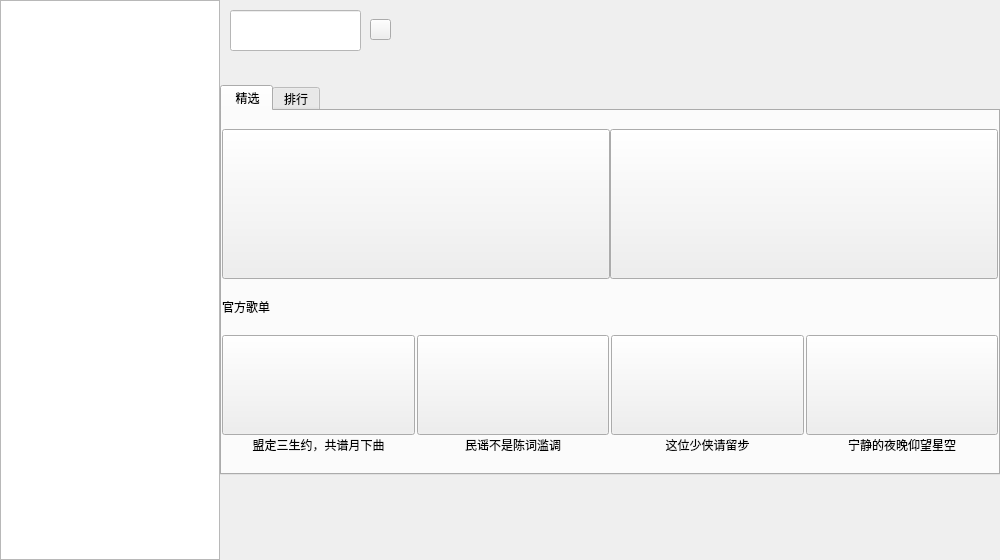
<?xml version="1.0" encoding="UTF-8"?>
<ui version="4.0">
 <class>Widget</class>
 <widget class="QWidget" name="Widget">
  <property name="geometry">
   <rect>
    <x>0</x>
    <y>0</y>
    <width>1000</width>
    <height>560</height>
   </rect>
  </property>
  <property name="minimumSize">
   <size>
    <width>1000</width>
    <height>560</height>
   </size>
  </property>
  <property name="windowTitle">
   <string>Widget</string>
  </property>
  <layout class="QHBoxLayout" name="horizontalLayout_4">
   <property name="spacing">
    <number>0</number>
   </property>
   <property name="leftMargin">
    <number>0</number>
   </property>
   <property name="topMargin">
    <number>0</number>
   </property>
   <property name="rightMargin">
    <number>0</number>
   </property>
   <property name="bottomMargin">
    <number>0</number>
   </property>
   <item>
    <layout class="QHBoxLayout" name="horizontalLayout_3">
     <property name="spacing">
      <number>0</number>
     </property>
     <item>
      <widget class="QListWidget" name="func_listWidget">
       <property name="minimumSize">
        <size>
         <width>220</width>
         <height>560</height>
        </size>
       </property>
       <property name="maximumSize">
        <size>
         <width>220</width>
         <height>8888</height>
        </size>
       </property>
       <property name="mouseTracking">
        <bool>true</bool>
       </property>
      </widget>
     </item>
     <item>
      <layout class="QVBoxLayout" name="verticalLayout_2">
       <property name="spacing">
        <number>0</number>
       </property>
       <item>
        <widget class="QWidget" name="search_widget" native="true">
         <property name="minimumSize">
          <size>
           <width>780</width>
           <height>85</height>
          </size>
         </property>
         <property name="maximumSize">
          <size>
           <width>16777215</width>
           <height>85</height>
          </size>
         </property>
         <property name="styleSheet">
          <string notr="true"/>
         </property>
         <widget class="QLineEdit" name="search_edit">
          <property name="geometry">
           <rect>
            <x>10</x>
            <y>10</y>
            <width>131</width>
            <height>41</height>
           </rect>
          </property>
          <property name="styleSheet">
           <string notr="true">background-color: rgb(255, 255, 255);</string>
          </property>
         </widget>
         <widget class="QPushButton" name="search_btn">
          <property name="geometry">
           <rect>
            <x>150</x>
            <y>19</y>
            <width>21</width>
            <height>21</height>
           </rect>
          </property>
          <property name="text">
           <string/>
          </property>
         </widget>
        </widget>
       </item>
       <item>
        <widget class="QStackedWidget" name="detail_widget">
         <property name="minimumSize">
          <size>
           <width>780</width>
           <height>390</height>
          </size>
         </property>
         <property name="styleSheet">
          <string notr="true"/>
         </property>
         <property name="lineWidth">
          <number>0</number>
         </property>
         <property name="currentIndex">
          <number>0</number>
         </property>
         <widget class="QWidget" name="home_page">
          <property name="minimumSize">
           <size>
            <width>0</width>
            <height>390</height>
           </size>
          </property>
          <layout class="QVBoxLayout" name="verticalLayout">
           <property name="spacing">
            <number>0</number>
           </property>
           <property name="leftMargin">
            <number>0</number>
           </property>
           <property name="topMargin">
            <number>0</number>
           </property>
           <property name="rightMargin">
            <number>0</number>
           </property>
           <property name="bottomMargin">
            <number>0</number>
           </property>
           <item>
            <widget class="QTabWidget" name="tabWidget">
             <property name="minimumSize">
              <size>
               <width>780</width>
               <height>0</height>
              </size>
             </property>
             <property name="currentIndex">
              <number>0</number>
             </property>
             <widget class="QWidget" name="chiose_tab">
              <property name="minimumSize">
               <size>
                <width>0</width>
                <height>364</height>
               </size>
              </property>
              <attribute name="title">
               <string> 精选</string>
              </attribute>
              <layout class="QHBoxLayout" name="horizontalLayout_11">
               <property name="spacing">
                <number>0</number>
               </property>
               <property name="leftMargin">
                <number>0</number>
               </property>
               <property name="topMargin">
                <number>0</number>
               </property>
               <property name="rightMargin">
                <number>0</number>
               </property>
               <property name="bottomMargin">
                <number>0</number>
               </property>
               <item>
                <layout class="QVBoxLayout" name="verticalLayout_7">
                 <property name="spacing">
                  <number>0</number>
                 </property>
                 <item>
                  <layout class="QHBoxLayout" name="horizontalLayout_5">
                   <property name="spacing">
                    <number>0</number>
                   </property>
                   <item>
                    <widget class="QPushButton" name="pushButton">
                     <property name="minimumSize">
                      <size>
                       <width>0</width>
                       <height>150</height>
                      </size>
                     </property>
                     <property name="styleSheet">
                      <string notr="true">border-image: url(:/images/static_img.png);</string>
                     </property>
                     <property name="text">
                      <string/>
                     </property>
                    </widget>
                   </item>
                   <item>
                    <widget class="QPushButton" name="pushButton_2">
                     <property name="minimumSize">
                      <size>
                       <width>0</width>
                       <height>150</height>
                      </size>
                     </property>
                     <property name="styleSheet">
                      <string notr="true">border-image: url(:/images/static_img1.png);</string>
                     </property>
                     <property name="text">
                      <string/>
                     </property>
                    </widget>
                   </item>
                  </layout>
                 </item>
                 <item>
                  <widget class="QLabel" name="label_2">
                   <property name="minimumSize">
                    <size>
                     <width>780</width>
                     <height>0</height>
                    </size>
                   </property>
                   <property name="maximumSize">
                    <size>
                     <width>16777215</width>
                     <height>20</height>
                    </size>
                   </property>
                   <property name="text">
                    <string>官方歌单</string>
                   </property>
                  </widget>
                 </item>
                 <item>
                  <layout class="QHBoxLayout" name="horizontalLayout_6">
                   <property name="spacing">
                    <number>2</number>
                   </property>
                   <item>
                    <layout class="QVBoxLayout" name="verticalLayout_3">
                     <property name="spacing">
                      <number>0</number>
                     </property>
                     <item>
                      <widget class="QPushButton" name="pushButton_3">
                       <property name="minimumSize">
                        <size>
                         <width>0</width>
                         <height>100</height>
                        </size>
                       </property>
                       <property name="styleSheet">
                        <string notr="true">border-image: url(:/images/static_img2.png);</string>
                       </property>
                       <property name="text">
                        <string/>
                       </property>
                      </widget>
                     </item>
                     <item>
                      <widget class="QLabel" name="label_3">
                       <property name="maximumSize">
                        <size>
                         <width>16777215</width>
                         <height>20</height>
                        </size>
                       </property>
                       <property name="text">
                        <string>盟定三生约，共谱月下曲</string>
                       </property>
                       <property name="alignment">
                        <set>Qt::AlignCenter</set>
                       </property>
                      </widget>
                     </item>
                    </layout>
                   </item>
                   <item>
                    <layout class="QVBoxLayout" name="verticalLayout_4">
                     <property name="spacing">
                      <number>0</number>
                     </property>
                     <item>
                      <widget class="QPushButton" name="pushButton_4">
                       <property name="minimumSize">
                        <size>
                         <width>0</width>
                         <height>100</height>
                        </size>
                       </property>
                       <property name="styleSheet">
                        <string notr="true">border-image: url(:/images/static_img3.png);</string>
                       </property>
                       <property name="text">
                        <string/>
                       </property>
                      </widget>
                     </item>
                     <item>
                      <widget class="QLabel" name="label_4">
                       <property name="maximumSize">
                        <size>
                         <width>16777215</width>
                         <height>20</height>
                        </size>
                       </property>
                       <property name="text">
                        <string>民谣不是陈词滥调</string>
                       </property>
                       <property name="alignment">
                        <set>Qt::AlignCenter</set>
                       </property>
                      </widget>
                     </item>
                    </layout>
                   </item>
                   <item>
                    <layout class="QVBoxLayout" name="verticalLayout_5">
                     <property name="spacing">
                      <number>0</number>
                     </property>
                     <item>
                      <widget class="QPushButton" name="pushButton_5">
                       <property name="minimumSize">
                        <size>
                         <width>0</width>
                         <height>100</height>
                        </size>
                       </property>
                       <property name="styleSheet">
                        <string notr="true">border-image: url(:/images/static_img4.png);</string>
                       </property>
                       <property name="text">
                        <string/>
                       </property>
                      </widget>
                     </item>
                     <item>
                      <widget class="QLabel" name="label_5">
                       <property name="maximumSize">
                        <size>
                         <width>16777215</width>
                         <height>20</height>
                        </size>
                       </property>
                       <property name="text">
                        <string>这位少侠请留步</string>
                       </property>
                       <property name="alignment">
                        <set>Qt::AlignCenter</set>
                       </property>
                      </widget>
                     </item>
                    </layout>
                   </item>
                   <item>
                    <layout class="QVBoxLayout" name="verticalLayout_6">
                     <property name="spacing">
                      <number>0</number>
                     </property>
                     <item>
                      <widget class="QPushButton" name="pushButton_6">
                       <property name="minimumSize">
                        <size>
                         <width>0</width>
                         <height>100</height>
                        </size>
                       </property>
                       <property name="styleSheet">
                        <string notr="true">border-image: url(:/images/static_img5.png);</string>
                       </property>
                       <property name="text">
                        <string/>
                       </property>
                      </widget>
                     </item>
                     <item>
                      <widget class="QLabel" name="label_6">
                       <property name="maximumSize">
                        <size>
                         <width>16777215</width>
                         <height>20</height>
                        </size>
                       </property>
                       <property name="text">
                        <string>宁静的夜晚仰望星空</string>
                       </property>
                       <property name="alignment">
                        <set>Qt::AlignCenter</set>
                       </property>
                      </widget>
                     </item>
                    </layout>
                   </item>
                  </layout>
                 </item>
                </layout>
               </item>
              </layout>
             </widget>
             <widget class="QWidget" name="rank_tab">
              <property name="minimumSize">
               <size>
                <width>0</width>
                <height>364</height>
               </size>
              </property>
              <attribute name="title">
               <string>排行</string>
              </attribute>
              <layout class="QVBoxLayout" name="verticalLayout_9">
               <property name="spacing">
                <number>0</number>
               </property>
               <property name="leftMargin">
                <number>0</number>
               </property>
               <property name="topMargin">
                <number>0</number>
               </property>
               <property name="rightMargin">
                <number>0</number>
               </property>
               <property name="bottomMargin">
                <number>0</number>
               </property>
               <item>
                <layout class="QGridLayout" name="gridLayout">
                 <property name="spacing">
                  <number>0</number>
                 </property>
                 <item row="0" column="0">
                  <layout class="QHBoxLayout" name="horizontalLayout_9">
                   <property name="spacing">
                    <number>0</number>
                   </property>
                   <item>
                    <widget class="QPushButton" name="pushButton_7">
                     <property name="minimumSize">
                      <size>
                       <width>0</width>
                       <height>168</height>
                      </size>
                     </property>
                     <property name="styleSheet">
                      <string notr="true">border-image: url(:/images/static_img6.png);</string>
                     </property>
                     <property name="text">
                      <string/>
                     </property>
                    </widget>
                   </item>
                   <item>
                    <widget class="QLabel" name="label_7">
                     <property name="styleSheet">
                      <string notr="true">border-image: url(:/images/static_img10.png);</string>
                     </property>
                     <property name="text">
                      <string/>
                     </property>
                     <property name="wordWrap">
                      <bool>true</bool>
                     </property>
                    </widget>
                   </item>
                  </layout>
                 </item>
                 <item row="0" column="1">
                  <layout class="QHBoxLayout" name="horizontalLayout_10">
                   <property name="spacing">
                    <number>0</number>
                   </property>
                   <item>
                    <widget class="QPushButton" name="pushButton_8">
                     <property name="minimumSize">
                      <size>
                       <width>0</width>
                       <height>168</height>
                      </size>
                     </property>
                     <property name="styleSheet">
                      <string notr="true">border-image: url(:/images/static_img7.png);</string>
                     </property>
                     <property name="text">
                      <string/>
                     </property>
                    </widget>
                   </item>
                   <item>
                    <widget class="QLabel" name="label_8">
                     <property name="styleSheet">
                      <string notr="true">border-image: url(:/images/static_img11.png);</string>
                     </property>
                     <property name="text">
                      <string/>
                     </property>
                    </widget>
                   </item>
                  </layout>
                 </item>
                 <item row="1" column="0">
                  <layout class="QHBoxLayout" name="horizontalLayout_7">
                   <property name="spacing">
                    <number>0</number>
                   </property>
                   <item>
                    <widget class="QPushButton" name="pushButton_10">
                     <property name="minimumSize">
                      <size>
                       <width>0</width>
                       <height>168</height>
                      </size>
                     </property>
                     <property name="styleSheet">
                      <string notr="true">border-image: url(:/images/static_img8.png);</string>
                     </property>
                     <property name="text">
                      <string/>
                     </property>
                    </widget>
                   </item>
                   <item>
                    <widget class="QLabel" name="label_10">
                     <property name="styleSheet">
                      <string notr="true">border-image: url(:/images/static_img12.png);</string>
                     </property>
                     <property name="text">
                      <string/>
                     </property>
                    </widget>
                   </item>
                  </layout>
                 </item>
                 <item row="1" column="1">
                  <layout class="QHBoxLayout" name="horizontalLayout_8">
                   <property name="spacing">
                    <number>0</number>
                   </property>
                   <item>
                    <widget class="QPushButton" name="pushButton_9">
                     <property name="minimumSize">
                      <size>
                       <width>0</width>
                       <height>168</height>
                      </size>
                     </property>
                     <property name="styleSheet">
                      <string notr="true">border-image: url(:/images/static_img9.png);</string>
                     </property>
                     <property name="text">
                      <string/>
                     </property>
                    </widget>
                   </item>
                   <item>
                    <widget class="QLabel" name="label_9">
                     <property name="styleSheet">
                      <string notr="true">border-image: url(:/images/static_img13.png);</string>
                     </property>
                     <property name="text">
                      <string/>
                     </property>
                    </widget>
                   </item>
                  </layout>
                 </item>
                </layout>
               </item>
              </layout>
             </widget>
            </widget>
           </item>
          </layout>
         </widget>
         <widget class="QWidget" name="lyric_page">
          <property name="minimumSize">
           <size>
            <width>780</width>
            <height>0</height>
           </size>
          </property>
          <layout class="QHBoxLayout" name="horizontalLayout_2">
           <property name="spacing">
            <number>8</number>
           </property>
           <property name="leftMargin">
            <number>9</number>
           </property>
           <property name="topMargin">
            <number>0</number>
           </property>
           <property name="rightMargin">
            <number>9</number>
           </property>
           <property name="bottomMargin">
            <number>9</number>
           </property>
           <item>
            <widget class="QLabel" name="label">
             <property name="minimumSize">
              <size>
               <width>390</width>
               <height>390</height>
              </size>
             </property>
             <property name="text">
              <string/>
             </property>
            </widget>
           </item>
           <item>
            <widget class="QListWidget" name="lyric_listWidget">
             <property name="minimumSize">
              <size>
               <width>360</width>
               <height>390</height>
              </size>
             </property>
             <property name="maximumSize">
              <size>
               <width>560</width>
               <height>16777215</height>
              </size>
             </property>
            </widget>
           </item>
          </layout>
         </widget>
         <widget class="QWidget" name="play_page">
          <property name="minimumSize">
           <size>
            <width>780</width>
            <height>390</height>
           </size>
          </property>
          <layout class="QHBoxLayout" name="horizontalLayout">
           <property name="spacing">
            <number>0</number>
           </property>
           <property name="leftMargin">
            <number>0</number>
           </property>
           <property name="topMargin">
            <number>0</number>
           </property>
           <property name="rightMargin">
            <number>0</number>
           </property>
           <property name="bottomMargin">
            <number>0</number>
           </property>
           <item>
            <widget class="QListWidget" name="listWidget">
             <property name="minimumSize">
              <size>
               <width>780</width>
               <height>390</height>
              </size>
             </property>
            </widget>
           </item>
          </layout>
         </widget>
        </widget>
       </item>
       <item>
        <widget class="QWidget" name="paly_widget" native="true">
         <property name="minimumSize">
          <size>
           <width>780</width>
           <height>85</height>
          </size>
         </property>
         <property name="maximumSize">
          <size>
           <width>16777215</width>
           <height>85</height>
          </size>
         </property>
         <property name="styleSheet">
          <string notr="true"/>
         </property>
        </widget>
       </item>
      </layout>
     </item>
    </layout>
   </item>
  </layout>
 </widget>
 <layoutdefault spacing="6" margin="11"/>
 <resources/>
 <connections/>
</ui>
